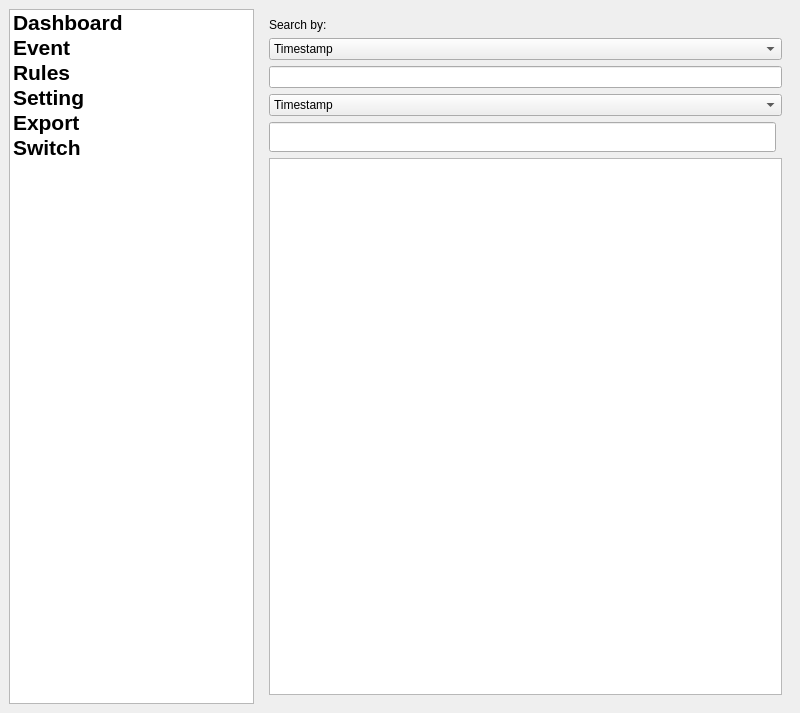
<?xml version="1.0" encoding="UTF-8"?>
<ui version="4.0">
 <class>MainWindow</class>
 <widget class="QMainWindow" name="MainWindow">
  <property name="geometry">
   <rect>
    <x>0</x>
    <y>0</y>
    <width>800</width>
    <height>713</height>
   </rect>
  </property>
  <property name="windowTitle">
   <string>MainWindow</string>
  </property>
  <widget class="QWidget" name="centralwidget">
   <layout class="QHBoxLayout" name="horizontalLayout_2">
    <item>
     <layout class="QHBoxLayout" name="horizontalLayout">
      <item>
       <widget class="QListWidget" name="menu_listView">
        <property name="maximumSize">
         <size>
          <width>250</width>
          <height>16777215</height>
         </size>
        </property>
        <property name="font">
         <font>
          <pointsize>16</pointsize>
          <weight>75</weight>
          <bold>true</bold>
          <strikeout>false</strikeout>
         </font>
        </property>
        <property name="iconSize">
         <size>
          <width>45</width>
          <height>45</height>
         </size>
        </property>
        <property name="layoutMode">
         <enum>QListView::SinglePass</enum>
        </property>
        <property name="spacing">
         <number>12</number>
        </property>
        <property name="viewMode">
         <enum>QListView::ListMode</enum>
        </property>
        <property name="uniformItemSizes">
         <bool>false</bool>
        </property>
        <item>
         <property name="text">
          <string>Dashboard</string>
         </property>
         <property name="icon">
          <iconset>
           <normaloff>resources/dashboard.png</normaloff>resources/dashboard.png</iconset>
         </property>
        </item>
        <item>
         <property name="text">
          <string>Event</string>
         </property>
         <property name="icon">
          <iconset>
           <normaloff>resources/exclamation-mark-in-a-circle.png</normaloff>resources/exclamation-mark-in-a-circle.png</iconset>
         </property>
        </item>
        <item>
         <property name="text">
          <string>Rules</string>
         </property>
         <property name="icon">
          <iconset>
           <normaloff>resources/dna.png</normaloff>resources/dna.png</iconset>
         </property>
        </item>
        <item>
         <property name="text">
          <string>Setting</string>
         </property>
         <property name="icon">
          <iconset>
           <normaloff>resources/setting-lines.png</normaloff>resources/setting-lines.png</iconset>
         </property>
        </item>
        <item>
         <property name="text">
          <string>Export</string>
         </property>
         <property name="icon">
          <iconset>
           <normaloff>resources/export.png</normaloff>resources/export.png</iconset>
         </property>
        </item>
        <item>
         <property name="text">
          <string>Switch</string>
         </property>
         <property name="icon">
          <iconset>
           <normaloff>resources/change-power-options.png</normaloff>resources/change-power-options.png</iconset>
         </property>
        </item>
       </widget>
      </item>
      <item>
       <widget class="QStackedWidget" name="stackedWidget">
        <property name="currentIndex">
         <number>1</number>
        </property>
        <widget class="QWidget" name="dashboard_page">
         <layout class="QHBoxLayout" name="horizontalLayout_3">
          <item>
           <layout class="QGridLayout" name="gridLayout">
            <item row="3" column="1">
             <widget class="QTextBrowser" name="currentEvent_textBrower"/>
            </item>
            <item row="2" column="0">
             <widget class="QLabel" name="label_3">
              <property name="text">
               <string>Attack Type</string>
              </property>
             </widget>
            </item>
            <item row="2" column="1">
             <widget class="QLabel" name="label_4">
              <property name="text">
               <string>Currrent event</string>
              </property>
             </widget>
            </item>
            <item row="0" column="1">
             <widget class="QLabel" name="label_2">
              <property name="text">
               <string>Packet Type</string>
              </property>
             </widget>
            </item>
            <item row="1" column="0">
             <widget class="QTextBrowser" name="livePacket_textBrowser"/>
            </item>
            <item row="0" column="0">
             <widget class="QLabel" name="label">
              <property name="text">
               <string>Live packet</string>
              </property>
             </widget>
            </item>
            <item row="3" column="0">
             <widget class="QFrame" name="attack_frame">
              <property name="sizePolicy">
               <sizepolicy hsizetype="Preferred" vsizetype="MinimumExpanding">
                <horstretch>0</horstretch>
                <verstretch>0</verstretch>
               </sizepolicy>
              </property>
              <property name="minimumSize">
               <size>
                <width>0</width>
                <height>0</height>
               </size>
              </property>
              <property name="maximumSize">
               <size>
                <width>16777214</width>
                <height>16777215</height>
               </size>
              </property>
              <property name="frameShape">
               <enum>QFrame::StyledPanel</enum>
              </property>
              <property name="frameShadow">
               <enum>QFrame::Raised</enum>
              </property>
             </widget>
            </item>
            <item row="1" column="1">
             <widget class="QFrame" name="packetType_frame">
              <property name="sizePolicy">
               <sizepolicy hsizetype="Preferred" vsizetype="Preferred">
                <horstretch>0</horstretch>
                <verstretch>0</verstretch>
               </sizepolicy>
              </property>
              <property name="frameShape">
               <enum>QFrame::StyledPanel</enum>
              </property>
              <property name="frameShadow">
               <enum>QFrame::Raised</enum>
              </property>
             </widget>
            </item>
           </layout>
          </item>
         </layout>
        </widget>
        <widget class="QWidget" name="event_page">
         <layout class="QHBoxLayout" name="horizontalLayout_4">
          <item>
           <layout class="QGridLayout" name="gridLayout_2">
            <item row="0" column="0">
             <widget class="QLabel" name="label_5">
              <property name="text">
               <string>Search by:</string>
              </property>
             </widget>
            </item>
            <item row="3" column="0" colspan="2">
             <widget class="QComboBox" name="eventSeach2_comboBox">
              <item>
               <property name="text">
                <string>Timestamp</string>
               </property>
              </item>
              <item>
               <property name="text">
                <string>Event</string>
               </property>
              </item>
              <item>
               <property name="text">
                <string>Type</string>
               </property>
              </item>
              <item>
               <property name="text">
                <string>Detail</string>
               </property>
              </item>
              <item>
               <property name="text">
                <string>Src Source</string>
               </property>
              </item>
              <item>
               <property name="text">
                <string>Src Port</string>
               </property>
              </item>
              <item>
               <property name="text">
                <string>Dst Source</string>
               </property>
              </item>
              <item>
               <property name="text">
                <string>Dst Port</string>
               </property>
              </item>
             </widget>
            </item>
            <item row="2" column="0" colspan="2">
             <widget class="QLineEdit" name="eventSearch1_editText">
              <property name="maximumSize">
               <size>
                <width>16777215</width>
                <height>30</height>
               </size>
              </property>
             </widget>
            </item>
            <item row="5" column="0" colspan="2">
             <widget class="QTableView" name="eventTableView"/>
            </item>
            <item row="1" column="0" colspan="2">
             <widget class="QComboBox" name="eventSearch1_comboBox">
              <item>
               <property name="text">
                <string>Timestamp</string>
               </property>
              </item>
              <item>
               <property name="text">
                <string>Event</string>
               </property>
              </item>
              <item>
               <property name="text">
                <string>Type</string>
               </property>
              </item>
              <item>
               <property name="text">
                <string>Detail</string>
               </property>
              </item>
              <item>
               <property name="text">
                <string>Src Source</string>
               </property>
              </item>
              <item>
               <property name="text">
                <string>Src Port</string>
               </property>
              </item>
              <item>
               <property name="text">
                <string>Dst Source</string>
               </property>
              </item>
              <item>
               <property name="text">
                <string>Dst Port</string>
               </property>
              </item>
             </widget>
            </item>
            <item row="4" column="0">
             <widget class="QLineEdit" name="eventSearch2_editText">
              <property name="sizePolicy">
               <sizepolicy hsizetype="Expanding" vsizetype="Expanding">
                <horstretch>0</horstretch>
                <verstretch>0</verstretch>
               </sizepolicy>
              </property>
              <property name="maximumSize">
               <size>
                <width>16777215</width>
                <height>30</height>
               </size>
              </property>
             </widget>
            </item>
           </layout>
          </item>
         </layout>
        </widget>
        <widget class="QWidget" name="rules_page">
         <layout class="QHBoxLayout" name="horizontalLayout_8">
          <item>
           <layout class="QHBoxLayout" name="horizontalLayout_7">
            <item>
             <layout class="QGridLayout" name="gridLayout_3">
              <property name="verticalSpacing">
               <number>0</number>
              </property>
              <item row="1" column="2" alignment="Qt::AlignRight">
               <widget class="QLabel" name="label_8">
                <property name="text">
                 <string>Type  :</string>
                </property>
               </widget>
              </item>
              <item row="0" column="3" alignment="Qt::AlignHCenter">
               <widget class="QLabel" name="label_7">
                <property name="maximumSize">
                 <size>
                  <width>16777215</width>
                  <height>20</height>
                 </size>
                </property>
                <property name="text">
                 <string>Rules add</string>
                </property>
               </widget>
              </item>
              <item row="8" column="1">
               <widget class="QLabel" name="label_6">
                <property name="sizePolicy">
                 <sizepolicy hsizetype="Expanding" vsizetype="Expanding">
                  <horstretch>0</horstretch>
                  <verstretch>0</verstretch>
                 </sizepolicy>
                </property>
                <property name="maximumSize">
                 <size>
                  <width>16777215</width>
                  <height>20</height>
                 </size>
                </property>
                <property name="text">
                 <string>Rules</string>
                </property>
               </widget>
              </item>
              <item row="7" column="3">
               <widget class="QPushButton" name="addRules_button">
                <property name="text">
                 <string>Add</string>
                </property>
               </widget>
              </item>
              <item row="3" column="2" alignment="Qt::AlignRight">
               <widget class="QLabel" name="label_10">
                <property name="text">
                 <string>Port  :</string>
                </property>
               </widget>
              </item>
              <item row="5" column="2" alignment="Qt::AlignRight">
               <widget class="QLabel" name="label_12">
                <property name="text">
                 <string>Port  :</string>
                </property>
               </widget>
              </item>
              <item row="1" column="3">
               <widget class="QComboBox" name="packetType_comboBox">
                <item>
                 <property name="text">
                  <string>TCP</string>
                 </property>
                </item>
                <item>
                 <property name="text">
                  <string>UDP</string>
                 </property>
                </item>
                <item>
                 <property name="text">
                  <string>ICMP</string>
                 </property>
                </item>
               </widget>
              </item>
              <item row="0" column="1">
               <widget class="QLabel" name="label_13">
                <property name="text">
                 <string>Search by:</string>
                </property>
               </widget>
              </item>
              <item row="2" column="2" alignment="Qt::AlignRight">
               <widget class="QLabel" name="label_9">
                <property name="text">
                 <string>Src IP  :</string>
                </property>
               </widget>
              </item>
              <item row="6" column="2">
               <spacer name="verticalSpacer">
                <property name="orientation">
                 <enum>Qt::Horizontal</enum>
                </property>
                <property name="sizeHint" stdset="0">
                 <size>
                  <width>10</width>
                  <height>20</height>
                 </size>
                </property>
               </spacer>
              </item>
              <item row="8" column="2">
               <spacer name="horizontalSpacer">
                <property name="orientation">
                 <enum>Qt::Horizontal</enum>
                </property>
                <property name="sizeHint" stdset="0">
                 <size>
                  <width>40</width>
                  <height>20</height>
                 </size>
                </property>
               </spacer>
              </item>
              <item row="4" column="2" alignment="Qt::AlignRight">
               <widget class="QLabel" name="label_11">
                <property name="text">
                 <string>Dst IP  :</string>
                </property>
               </widget>
              </item>
              <item row="9" column="0" colspan="4">
               <widget class="QTableView" name="rules_tableView"/>
              </item>
              <item row="2" column="3">
               <widget class="QLineEdit" name="add_srcIP_editText">
                <property name="sizePolicy">
                 <sizepolicy hsizetype="Expanding" vsizetype="Expanding">
                  <horstretch>20</horstretch>
                  <verstretch>0</verstretch>
                 </sizepolicy>
                </property>
                <property name="maximumSize">
                 <size>
                  <width>16777215</width>
                  <height>30</height>
                 </size>
                </property>
               </widget>
              </item>
              <item row="3" column="3">
               <widget class="QLineEdit" name="add_srcPort_editText">
                <property name="sizePolicy">
                 <sizepolicy hsizetype="Expanding" vsizetype="Expanding">
                  <horstretch>20</horstretch>
                  <verstretch>0</verstretch>
                 </sizepolicy>
                </property>
                <property name="maximumSize">
                 <size>
                  <width>16777215</width>
                  <height>30</height>
                 </size>
                </property>
               </widget>
              </item>
              <item row="4" column="3">
               <widget class="QLineEdit" name="add_dstIP_editText">
                <property name="sizePolicy">
                 <sizepolicy hsizetype="Expanding" vsizetype="Expanding">
                  <horstretch>20</horstretch>
                  <verstretch>0</verstretch>
                 </sizepolicy>
                </property>
                <property name="maximumSize">
                 <size>
                  <width>16777215</width>
                  <height>30</height>
                 </size>
                </property>
               </widget>
              </item>
              <item row="5" column="3">
               <widget class="QLineEdit" name="add_dstPort_editText">
                <property name="sizePolicy">
                 <sizepolicy hsizetype="Expanding" vsizetype="Expanding">
                  <horstretch>20</horstretch>
                  <verstretch>0</verstretch>
                 </sizepolicy>
                </property>
                <property name="maximumSize">
                 <size>
                  <width>16777215</width>
                  <height>30</height>
                 </size>
                </property>
               </widget>
              </item>
              <item row="2" column="1">
               <widget class="QLineEdit" name="searchRulesIP_editText">
                <property name="sizePolicy">
                 <sizepolicy hsizetype="Expanding" vsizetype="Expanding">
                  <horstretch>0</horstretch>
                  <verstretch>0</verstretch>
                 </sizepolicy>
                </property>
                <property name="maximumSize">
                 <size>
                  <width>16777215</width>
                  <height>30</height>
                 </size>
                </property>
               </widget>
              </item>
              <item row="4" column="1">
               <widget class="QLineEdit" name="searchRulesPort_editText">
                <property name="sizePolicy">
                 <sizepolicy hsizetype="Expanding" vsizetype="Expanding">
                  <horstretch>20</horstretch>
                  <verstretch>0</verstretch>
                 </sizepolicy>
                </property>
                <property name="maximumSize">
                 <size>
                  <width>16777215</width>
                  <height>30</height>
                 </size>
                </property>
               </widget>
              </item>
              <item row="1" column="1">
               <widget class="QComboBox" name="ruleSearch1_comboBox">
                <property name="sizePolicy">
                 <sizepolicy hsizetype="Preferred" vsizetype="Expanding">
                  <horstretch>0</horstretch>
                  <verstretch>0</verstretch>
                 </sizepolicy>
                </property>
                <property name="maximumSize">
                 <size>
                  <width>16777215</width>
                  <height>30</height>
                 </size>
                </property>
                <item>
                 <property name="text">
                  <string>Type</string>
                 </property>
                </item>
                <item>
                 <property name="text">
                  <string>Source IP</string>
                 </property>
                </item>
                <item>
                 <property name="text">
                  <string>Source Port</string>
                 </property>
                </item>
                <item>
                 <property name="text">
                  <string>Destination IP</string>
                 </property>
                </item>
                <item>
                 <property name="text">
                  <string>Destination Port</string>
                 </property>
                </item>
               </widget>
              </item>
              <item row="3" column="1">
               <widget class="QComboBox" name="ruleSearch2_comboBox">
                <property name="sizePolicy">
                 <sizepolicy hsizetype="Preferred" vsizetype="Expanding">
                  <horstretch>0</horstretch>
                  <verstretch>0</verstretch>
                 </sizepolicy>
                </property>
                <property name="maximumSize">
                 <size>
                  <width>16777215</width>
                  <height>30</height>
                 </size>
                </property>
                <item>
                 <property name="text">
                  <string>Type</string>
                 </property>
                </item>
                <item>
                 <property name="text">
                  <string>Source IP</string>
                 </property>
                </item>
                <item>
                 <property name="text">
                  <string>Source Port</string>
                 </property>
                </item>
                <item>
                 <property name="text">
                  <string>Destination IP</string>
                 </property>
                </item>
                <item>
                 <property name="text">
                  <string>Destination Port</string>
                 </property>
                </item>
               </widget>
              </item>
             </layout>
            </item>
           </layout>
          </item>
         </layout>
        </widget>
        <widget class="QWidget" name="setting_page">
         <layout class="QHBoxLayout" name="horizontalLayout_5">
          <item>
           <layout class="QGridLayout" name="gridLayout_4">
            <item row="18" column="1">
             <widget class="QComboBox" name="starupBoot_comboBox">
              <item>
               <property name="text">
                <string>Yes</string>
               </property>
              </item>
              <item>
               <property name="text">
                <string>No</string>
               </property>
              </item>
             </widget>
            </item>
            <item row="18" column="0">
             <widget class="QLabel" name="label_24">
              <property name="text">
               <string>Startup on boot :</string>
              </property>
             </widget>
            </item>
            <item row="14" column="0">
             <widget class="QLabel" name="label_26">
              <property name="maximumSize">
               <size>
                <width>16777215</width>
                <height>20</height>
               </size>
              </property>
              <property name="font">
               <font>
                <weight>75</weight>
                <bold>true</bold>
                <underline>true</underline>
               </font>
              </property>
              <property name="text">
               <string>Miscellaneous</string>
              </property>
             </widget>
            </item>
            <item row="3" column="2" alignment="Qt::AlignRight|Qt::AlignTop">
             <widget class="QLabel" name="label_19">
              <property name="maximumSize">
               <size>
                <width>16777215</width>
                <height>20</height>
               </size>
              </property>
              <property name="text">
               <string>Strict</string>
              </property>
             </widget>
            </item>
            <item row="5" column="0">
             <widget class="QLabel" name="label_22">
              <property name="maximumSize">
               <size>
                <width>200</width>
                <height>20</height>
               </size>
              </property>
              <property name="text">
               <string>Detection range :</string>
              </property>
             </widget>
            </item>
            <item row="5" column="1" alignment="Qt::AlignLeft|Qt::AlignTop">
             <widget class="QRadioButton" name="detection_rangeOnly_radioButton">
              <property name="maximumSize">
               <size>
                <width>16777215</width>
                <height>20</height>
               </size>
              </property>
              <property name="text">
               <string>Host only</string>
              </property>
             </widget>
            </item>
            <item row="9" column="0">
             <widget class="QLabel" name="label_25">
              <property name="maximumSize">
               <size>
                <width>16777215</width>
                <height>20</height>
               </size>
              </property>
              <property name="font">
               <font>
                <weight>75</weight>
                <bold>true</bold>
                <underline>true</underline>
               </font>
              </property>
              <property name="text">
               <string>Alert configuration</string>
              </property>
             </widget>
            </item>
            <item row="3" column="1" alignment="Qt::AlignLeft|Qt::AlignTop">
             <widget class="QLabel" name="label_18">
              <property name="maximumSize">
               <size>
                <width>16777215</width>
                <height>20</height>
               </size>
              </property>
              <property name="text">
               <string> Medium                                             </string>
              </property>
             </widget>
            </item>
            <item row="12" column="0">
             <widget class="QLabel" name="label_21">
              <property name="text">
               <string>Add email recipient :</string>
              </property>
             </widget>
            </item>
            <item row="4" column="0">
             <spacer name="horizontalSpacer_8">
              <property name="orientation">
               <enum>Qt::Horizontal</enum>
              </property>
              <property name="sizeHint" stdset="0">
               <size>
                <width>40</width>
                <height>20</height>
               </size>
              </property>
             </spacer>
            </item>
            <item row="3" column="0" alignment="Qt::AlignLeft|Qt::AlignTop">
             <widget class="QLabel" name="label_17">
              <property name="maximumSize">
               <size>
                <width>16777215</width>
                <height>20</height>
               </size>
              </property>
              <property name="text">
               <string>Low</string>
              </property>
             </widget>
            </item>
            <item row="2" column="0" colspan="3" alignment="Qt::AlignTop">
             <widget class="QSlider" name="detectionLevel_slicer">
              <property name="maximumSize">
               <size>
                <width>16777215</width>
                <height>20</height>
               </size>
              </property>
              <property name="orientation">
               <enum>Qt::Horizontal</enum>
              </property>
             </widget>
            </item>
            <item row="1" column="0" alignment="Qt::AlignTop">
             <widget class="QLabel" name="label_16">
              <property name="maximumSize">
               <size>
                <width>16777215</width>
                <height>20</height>
               </size>
              </property>
              <property name="text">
               <string>Detection level</string>
              </property>
             </widget>
            </item>
            <item row="13" column="0">
             <spacer name="horizontalSpacer_9">
              <property name="orientation">
               <enum>Qt::Horizontal</enum>
              </property>
              <property name="sizeHint" stdset="0">
               <size>
                <width>40</width>
                <height>20</height>
               </size>
              </property>
             </spacer>
            </item>
            <item row="11" column="0">
             <spacer name="horizontalSpacer_7">
              <property name="orientation">
               <enum>Qt::Horizontal</enum>
              </property>
              <property name="sizeHint" stdset="0">
               <size>
                <width>40</width>
                <height>20</height>
               </size>
              </property>
             </spacer>
            </item>
            <item row="16" column="0">
             <widget class="QLabel" name="label_23">
              <property name="text">
               <string>Machine Learning Algorithms :</string>
              </property>
             </widget>
            </item>
            <item row="16" column="1">
             <widget class="QComboBox" name="algorithms_comboBox"/>
            </item>
            <item row="12" column="2">
             <widget class="QPushButton" name="addEmail_button">
              <property name="text">
               <string>Add</string>
              </property>
             </widget>
            </item>
            <item row="10" column="0" alignment="Qt::AlignTop">
             <widget class="QLabel" name="label_20">
              <property name="maximumSize">
               <size>
                <width>16777215</width>
                <height>20</height>
               </size>
              </property>
              <property name="text">
               <string>Alert email to</string>
              </property>
             </widget>
            </item>
            <item row="7" column="1" alignment="Qt::AlignLeft|Qt::AlignTop">
             <widget class="QRadioButton" name="detection_entireNetwork_radioButton">
              <property name="maximumSize">
               <size>
                <width>16777215</width>
                <height>20</height>
               </size>
              </property>
              <property name="text">
               <string>Entire Network</string>
              </property>
             </widget>
            </item>
            <item row="8" column="0">
             <spacer name="horizontalSpacer_2">
              <property name="orientation">
               <enum>Qt::Horizontal</enum>
              </property>
              <property name="sizeHint" stdset="0">
               <size>
                <width>40</width>
                <height>20</height>
               </size>
              </property>
             </spacer>
            </item>
            <item row="0" column="0" alignment="Qt::AlignTop">
             <widget class="QLabel" name="label_27">
              <property name="maximumSize">
               <size>
                <width>16777215</width>
                <height>20</height>
               </size>
              </property>
              <property name="font">
               <font>
                <weight>75</weight>
                <bold>true</bold>
                <underline>true</underline>
               </font>
              </property>
              <property name="text">
               <string>Detection confguration</string>
              </property>
             </widget>
            </item>
            <item row="19" column="0" colspan="2">
             <spacer name="verticalSpacer_3">
              <property name="orientation">
               <enum>Qt::Vertical</enum>
              </property>
              <property name="sizeHint" stdset="0">
               <size>
                <width>20</width>
                <height>200</height>
               </size>
              </property>
             </spacer>
            </item>
            <item row="10" column="1" colspan="2">
             <widget class="QTableView" name="email_tableView"/>
            </item>
            <item row="12" column="1">
             <widget class="QLineEdit" name="email_editText">
              <property name="sizePolicy">
               <sizepolicy hsizetype="Expanding" vsizetype="Expanding">
                <horstretch>0</horstretch>
                <verstretch>0</verstretch>
               </sizepolicy>
              </property>
              <property name="maximumSize">
               <size>
                <width>16777215</width>
                <height>30</height>
               </size>
              </property>
             </widget>
            </item>
            <item row="17" column="0">
             <widget class="QLabel" name="label_31">
              <property name="text">
               <string>Retrain all data model</string>
              </property>
             </widget>
            </item>
            <item row="17" column="1">
             <widget class="QPushButton" name="retrainData_button">
              <property name="text">
               <string>Retrain data</string>
              </property>
             </widget>
            </item>
           </layout>
          </item>
         </layout>
        </widget>
        <widget class="QWidget" name="export_page">
         <layout class="QHBoxLayout" name="horizontalLayout_6">
          <item>
           <layout class="QGridLayout" name="gridLayout_5">
            <item row="0" column="0">
             <widget class="QLabel" name="label_30">
              <property name="text">
               <string>File to export</string>
              </property>
             </widget>
            </item>
            <item row="11" column="0" colspan="2">
             <widget class="QPushButton" name="export_button">
              <property name="text">
               <string>Export</string>
              </property>
             </widget>
            </item>
            <item row="5" column="0">
             <widget class="QLabel" name="label_29">
              <property name="maximumSize">
               <size>
                <width>16777215</width>
                <height>20</height>
               </size>
              </property>
              <property name="text">
               <string>Export format</string>
              </property>
             </widget>
            </item>
            <item row="7" column="0">
             <spacer name="horizontalSpacer_3">
              <property name="orientation">
               <enum>Qt::Horizontal</enum>
              </property>
              <property name="sizeHint" stdset="0">
               <size>
                <width>40</width>
                <height>20</height>
               </size>
              </property>
             </spacer>
            </item>
            <item row="2" column="0">
             <widget class="QLabel" name="label_28">
              <property name="maximumSize">
               <size>
                <width>16777215</width>
                <height>20</height>
               </size>
              </property>
              <property name="text">
               <string>Export location:</string>
              </property>
             </widget>
            </item>
            <item row="4" column="1">
             <widget class="QToolButton" name="openFile_button">
              <property name="text">
               <string>...</string>
              </property>
             </widget>
            </item>
            <item row="8" column="0">
             <spacer name="horizontalSpacer_4">
              <property name="orientation">
               <enum>Qt::Horizontal</enum>
              </property>
              <property name="sizeHint" stdset="0">
               <size>
                <width>40</width>
                <height>20</height>
               </size>
              </property>
             </spacer>
            </item>
            <item row="6" column="0">
             <widget class="QComboBox" name="exportFormat_comboBox">
              <property name="maximumSize">
               <size>
                <width>16777215</width>
                <height>20</height>
               </size>
              </property>
             </widget>
            </item>
            <item row="4" column="0">
             <widget class="QLineEdit" name="fileLocation_address_editText">
              <property name="enabled">
               <bool>false</bool>
              </property>
              <property name="sizePolicy">
               <sizepolicy hsizetype="Expanding" vsizetype="Expanding">
                <horstretch>0</horstretch>
                <verstretch>0</verstretch>
               </sizepolicy>
              </property>
              <property name="maximumSize">
               <size>
                <width>16777215</width>
                <height>30</height>
               </size>
              </property>
             </widget>
            </item>
            <item row="9" column="0" colspan="2">
             <widget class="QProgressBar" name="exportProgress">
              <property name="value">
               <number>0</number>
              </property>
             </widget>
            </item>
            <item row="10" column="0">
             <spacer name="verticalSpacer_2">
              <property name="orientation">
               <enum>Qt::Vertical</enum>
              </property>
              <property name="sizeHint" stdset="0">
               <size>
                <width>20</width>
                <height>40</height>
               </size>
              </property>
             </spacer>
            </item>
            <item row="1" column="0">
             <widget class="QLineEdit" name="targetFile_editText">
              <property name="enabled">
               <bool>false</bool>
              </property>
              <property name="sizePolicy">
               <sizepolicy hsizetype="Expanding" vsizetype="Maximum">
                <horstretch>0</horstretch>
                <verstretch>0</verstretch>
               </sizepolicy>
              </property>
              <property name="maximumSize">
               <size>
                <width>16777215</width>
                <height>40</height>
               </size>
              </property>
             </widget>
            </item>
            <item row="1" column="1">
             <widget class="QToolButton" name="fileToExportButton">
              <property name="text">
               <string>...</string>
              </property>
             </widget>
            </item>
           </layout>
          </item>
         </layout>
        </widget>
       </widget>
      </item>
     </layout>
    </item>
   </layout>
  </widget>
 </widget>
 <resources/>
 <connections/>
</ui>
